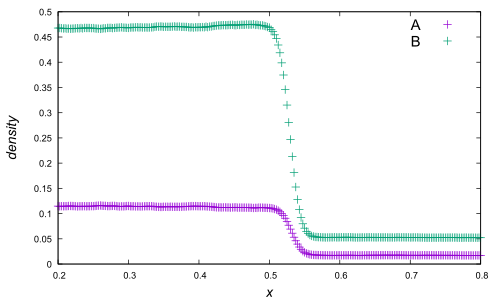

Reproduce this figure in gnuplot.
set term pdf
set out 'lan140493-lbn561971-ran3930-rbn15722.pdf'
set xlabel '{/Arial-Italic x}'
set ylabel '{/Arial-Italic density}'
set xlabel font 'Arial,15'
set ylabel font 'Arial,15'
set xrange [0.2:0.8]
set tics font 'Arial,10'
set key font 'Arial,16'


plot 'lan140493-lbn561971-ran3930-rbn15722.density' u 1:2 title 'A' with points pt 1, 'lan140493-lbn561971-ran3930-rbn15722.density' u 1:3 title 'B' with points pt 1
